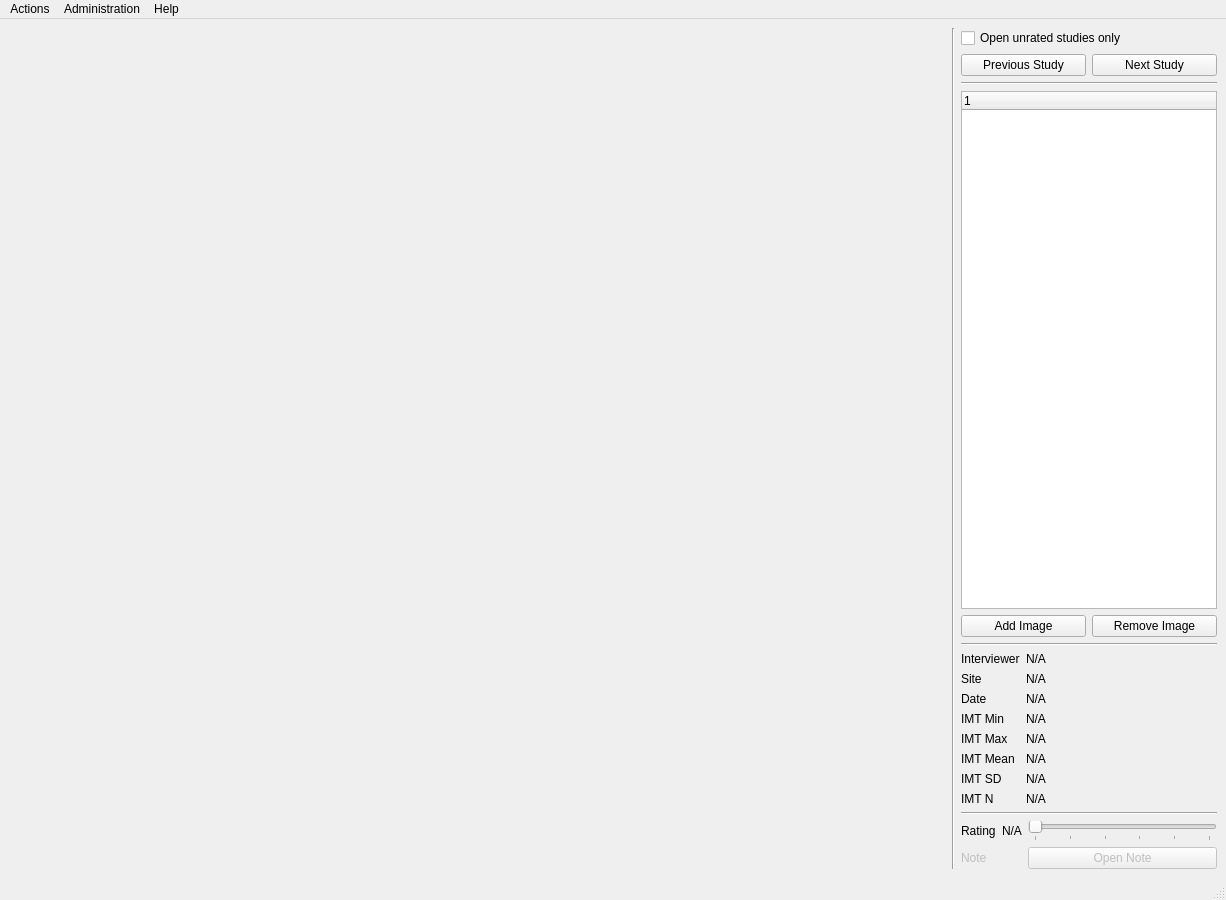
<?xml version="1.0" encoding="UTF-8"?>
<ui version="4.0">
 <class>QMainAlderWindow</class>
 <widget class="QMainWindow" name="QMainAlderWindow">
  <property name="windowModality">
   <enum>Qt::ApplicationModal</enum>
  </property>
  <property name="enabled">
   <bool>true</bool>
  </property>
  <property name="geometry">
   <rect>
    <x>0</x>
    <y>0</y>
    <width>1226</width>
    <height>900</height>
   </rect>
  </property>
  <property name="sizePolicy">
   <sizepolicy hsizetype="Expanding" vsizetype="Expanding">
    <horstretch>0</horstretch>
    <verstretch>0</verstretch>
   </sizepolicy>
  </property>
  <property name="minimumSize">
   <size>
    <width>800</width>
    <height>600</height>
   </size>
  </property>
  <property name="acceptDrops">
   <bool>false</bool>
  </property>
  <property name="windowTitle">
   <string>Alder</string>
  </property>
  <property name="dockNestingEnabled">
   <bool>true</bool>
  </property>
  <property name="unifiedTitleAndToolBarOnMac">
   <bool>false</bool>
  </property>
  <widget class="QWidget" name="centralwidget">
   <property name="sizePolicy">
    <sizepolicy hsizetype="Expanding" vsizetype="Expanding">
     <horstretch>0</horstretch>
     <verstretch>0</verstretch>
    </sizepolicy>
   </property>
   <property name="contextMenuPolicy">
    <enum>Qt::DefaultContextMenu</enum>
   </property>
   <layout class="QVBoxLayout" name="_2">
    <property name="sizeConstraint">
     <enum>QLayout::SetDefaultConstraint</enum>
    </property>
    <item>
     <layout class="QHBoxLayout" name="mainLayout">
      <item>
       <layout class="QVBoxLayout" name="renderLayout">
        <item>
         <widget class="QMedicalImageWidget" name="medicalImageWidget" native="true">
          <property name="sizePolicy">
           <sizepolicy hsizetype="Expanding" vsizetype="Preferred">
            <horstretch>0</horstretch>
            <verstretch>0</verstretch>
           </sizepolicy>
          </property>
         </widget>
        </item>
       </layout>
      </item>
      <item>
       <widget class="Line" name="line1">
        <property name="orientation">
         <enum>Qt::Vertical</enum>
        </property>
       </widget>
      </item>
      <item>
       <layout class="QVBoxLayout" name="panelLayout">
        <item>
         <widget class="QCheckBox" name="unratedCheckBox">
          <property name="text">
           <string>Open unrated studies only</string>
          </property>
         </widget>
        </item>
        <item>
         <layout class="QHBoxLayout" name="studyButtonLayout">
          <item>
           <widget class="QPushButton" name="previousStudyPushButton">
            <property name="text">
             <string>Previous Study</string>
            </property>
           </widget>
          </item>
          <item>
           <widget class="QPushButton" name="nextStudyPushButton">
            <property name="text">
             <string>Next Study</string>
            </property>
           </widget>
          </item>
         </layout>
        </item>
        <item>
         <widget class="Line" name="line">
          <property name="orientation">
           <enum>Qt::Horizontal</enum>
          </property>
         </widget>
        </item>
        <item>
         <widget class="QTreeWidget" name="studyTreeWidget">
          <property name="sizePolicy">
           <sizepolicy hsizetype="Minimum" vsizetype="Expanding">
            <horstretch>0</horstretch>
            <verstretch>0</verstretch>
           </sizepolicy>
          </property>
          <column>
           <property name="text">
            <string notr="true">1</string>
           </property>
          </column>
         </widget>
        </item>
        <item>
         <layout class="QHBoxLayout" name="imageButtonLayout">
          <item>
           <widget class="QPushButton" name="addImagePushButton">
            <property name="text">
             <string>Add Image</string>
            </property>
           </widget>
          </item>
          <item>
           <widget class="QPushButton" name="removeImagePushButton">
            <property name="text">
             <string>Remove Image</string>
            </property>
           </widget>
          </item>
         </layout>
        </item>
        <item>
         <widget class="Line" name="line2">
          <property name="orientation">
           <enum>Qt::Horizontal</enum>
          </property>
         </widget>
        </item>
        <item>
         <layout class="QFormLayout" name="formLayout">
          <property name="fieldGrowthPolicy">
           <enum>QFormLayout::AllNonFixedFieldsGrow</enum>
          </property>
          <item row="0" column="0">
           <widget class="QLabel" name="interviewerLabel">
            <property name="sizePolicy">
             <sizepolicy hsizetype="Fixed" vsizetype="Preferred">
              <horstretch>0</horstretch>
              <verstretch>0</verstretch>
             </sizepolicy>
            </property>
            <property name="text">
             <string>Interviewer</string>
            </property>
           </widget>
          </item>
          <item row="0" column="1">
           <widget class="QLabel" name="interviewerValueLabel">
            <property name="text">
             <string>N/A</string>
            </property>
           </widget>
          </item>
          <item row="1" column="0">
           <widget class="QLabel" name="siteLabel">
            <property name="sizePolicy">
             <sizepolicy hsizetype="Fixed" vsizetype="Preferred">
              <horstretch>0</horstretch>
              <verstretch>0</verstretch>
             </sizepolicy>
            </property>
            <property name="text">
             <string>Site</string>
            </property>
           </widget>
          </item>
          <item row="1" column="1">
           <widget class="QLabel" name="siteValueLabel">
            <property name="text">
             <string>N/A</string>
            </property>
           </widget>
          </item>
          <item row="2" column="0">
           <widget class="QLabel" name="dateLabel">
            <property name="sizePolicy">
             <sizepolicy hsizetype="Fixed" vsizetype="Preferred">
              <horstretch>0</horstretch>
              <verstretch>0</verstretch>
             </sizepolicy>
            </property>
            <property name="text">
             <string>Date</string>
            </property>
           </widget>
          </item>
          <item row="2" column="1">
           <widget class="QLabel" name="dateValueLabel">
            <property name="text">
             <string>N/A</string>
            </property>
           </widget>
          </item>
          <item row="3" column="0">
           <widget class="QLabel" name="minLabel">
            <property name="sizePolicy">
             <sizepolicy hsizetype="Fixed" vsizetype="Preferred">
              <horstretch>0</horstretch>
              <verstretch>0</verstretch>
             </sizepolicy>
            </property>
            <property name="text">
             <string>IMT Min</string>
            </property>
           </widget>
          </item>
          <item row="3" column="1">
           <widget class="QLabel" name="minValueLabel">
            <property name="text">
             <string>N/A</string>
            </property>
           </widget>
          </item>
          <item row="4" column="0">
           <widget class="QLabel" name="maxLabel">
            <property name="sizePolicy">
             <sizepolicy hsizetype="Fixed" vsizetype="Preferred">
              <horstretch>0</horstretch>
              <verstretch>0</verstretch>
             </sizepolicy>
            </property>
            <property name="text">
             <string>IMT Max</string>
            </property>
           </widget>
          </item>
          <item row="4" column="1">
           <widget class="QLabel" name="maxValueLabel">
            <property name="text">
             <string>N/A</string>
            </property>
           </widget>
          </item>
          <item row="5" column="0">
           <widget class="QLabel" name="meanLabel">
            <property name="sizePolicy">
             <sizepolicy hsizetype="Fixed" vsizetype="Preferred">
              <horstretch>0</horstretch>
              <verstretch>0</verstretch>
             </sizepolicy>
            </property>
            <property name="text">
             <string>IMT Mean</string>
            </property>
           </widget>
          </item>
          <item row="5" column="1">
           <widget class="QLabel" name="meanValueLabel">
            <property name="text">
             <string>N/A</string>
            </property>
           </widget>
          </item>
          <item row="6" column="0">
           <widget class="QLabel" name="sdLabel">
            <property name="sizePolicy">
             <sizepolicy hsizetype="Fixed" vsizetype="Preferred">
              <horstretch>0</horstretch>
              <verstretch>0</verstretch>
             </sizepolicy>
            </property>
            <property name="text">
             <string>IMT SD</string>
            </property>
           </widget>
          </item>
          <item row="6" column="1">
           <widget class="QLabel" name="sdValueLabel">
            <property name="text">
             <string>N/A</string>
            </property>
           </widget>
          </item>
          <item row="7" column="0">
           <widget class="QLabel" name="nLabel">
            <property name="sizePolicy">
             <sizepolicy hsizetype="Fixed" vsizetype="Preferred">
              <horstretch>0</horstretch>
              <verstretch>0</verstretch>
             </sizepolicy>
            </property>
            <property name="text">
             <string>IMT N</string>
            </property>
           </widget>
          </item>
          <item row="7" column="1">
           <widget class="QLabel" name="nValueLabel">
            <property name="text">
             <string>N/A</string>
            </property>
           </widget>
          </item>
         </layout>
        </item>
        <item>
         <widget class="Line" name="line3">
          <property name="orientation">
           <enum>Qt::Horizontal</enum>
          </property>
         </widget>
        </item>
        <item>
         <layout class="QGridLayout" name="inputLayout">
          <item row="1" column="0">
           <widget class="QLabel" name="noteLabel">
            <property name="enabled">
             <bool>false</bool>
            </property>
            <property name="text">
             <string>Note</string>
            </property>
           </widget>
          </item>
          <item row="0" column="1">
           <widget class="QLabel" name="ratingValueLabel">
            <property name="sizePolicy">
             <sizepolicy hsizetype="Fixed" vsizetype="Preferred">
              <horstretch>0</horstretch>
              <verstretch>0</verstretch>
             </sizepolicy>
            </property>
            <property name="text">
             <string>N/A</string>
            </property>
           </widget>
          </item>
          <item row="0" column="0">
           <widget class="QLabel" name="ratingLabel">
            <property name="sizePolicy">
             <sizepolicy hsizetype="Fixed" vsizetype="Preferred">
              <horstretch>0</horstretch>
              <verstretch>0</verstretch>
             </sizepolicy>
            </property>
            <property name="text">
             <string>Rating</string>
            </property>
           </widget>
          </item>
          <item row="0" column="2">
           <widget class="QSlider" name="ratingSlider">
            <property name="sizePolicy">
             <sizepolicy hsizetype="Preferred" vsizetype="Fixed">
              <horstretch>0</horstretch>
              <verstretch>0</verstretch>
             </sizepolicy>
            </property>
            <property name="maximum">
             <number>5</number>
            </property>
            <property name="orientation">
             <enum>Qt::Horizontal</enum>
            </property>
            <property name="invertedAppearance">
             <bool>false</bool>
            </property>
            <property name="tickPosition">
             <enum>QSlider::TicksBelow</enum>
            </property>
            <property name="tickInterval">
             <number>0</number>
            </property>
           </widget>
          </item>
          <item row="1" column="2">
           <widget class="QPushButton" name="notePushButton">
            <property name="enabled">
             <bool>false</bool>
            </property>
            <property name="sizePolicy">
             <sizepolicy hsizetype="Preferred" vsizetype="Fixed">
              <horstretch>0</horstretch>
              <verstretch>0</verstretch>
             </sizepolicy>
            </property>
            <property name="text">
             <string>Open Note</string>
            </property>
           </widget>
          </item>
         </layout>
        </item>
       </layout>
      </item>
     </layout>
    </item>
   </layout>
  </widget>
  <widget class="QMenuBar" name="menubar">
   <property name="geometry">
    <rect>
     <x>0</x>
     <y>0</y>
     <width>1226</width>
     <height>25</height>
    </rect>
   </property>
   <widget class="QMenu" name="menuActions">
    <property name="title">
     <string>Actions</string>
    </property>
    <addaction name="actionOpenStudy"/>
    <addaction name="actionPreviousStudy"/>
    <addaction name="actionNextStudy"/>
    <addaction name="separator"/>
    <addaction name="actionLogin"/>
    <addaction name="actionExit"/>
   </widget>
   <widget class="QMenu" name="menuHelp">
    <property name="title">
     <string>Help</string>
    </property>
    <addaction name="actionAbout"/>
    <addaction name="actionManual"/>
   </widget>
   <widget class="QMenu" name="menuAdministration">
    <property name="title">
     <string>Administration</string>
    </property>
    <addaction name="actionUserManagement"/>
    <addaction name="actionUpdateStudyDatabase"/>
   </widget>
   <addaction name="menuActions"/>
   <addaction name="menuAdministration"/>
   <addaction name="menuHelp"/>
  </widget>
  <widget class="QStatusBar" name="statusbar"/>
  <action name="actionOpenStudy">
   <property name="enabled">
    <bool>false</bool>
   </property>
   <property name="text">
    <string>Open Study</string>
   </property>
   <property name="statusTip">
    <string>Open a study from the database</string>
   </property>
   <property name="shortcut">
    <string>Ctrl+S</string>
   </property>
  </action>
  <action name="actionPreviousStudy">
   <property name="enabled">
    <bool>false</bool>
   </property>
   <property name="text">
    <string>Previous Study</string>
   </property>
   <property name="shortcut">
    <string>Ctrl+P</string>
   </property>
  </action>
  <action name="actionNextStudy">
   <property name="enabled">
    <bool>false</bool>
   </property>
   <property name="text">
    <string>Next Study</string>
   </property>
   <property name="shortcut">
    <string>Ctrl+N</string>
   </property>
  </action>
  <action name="actionLogin">
   <property name="text">
    <string>Login</string>
   </property>
   <property name="shortcut">
    <string>Ctrl+L</string>
   </property>
  </action>
  <action name="actionManageUsers">
   <property name="text">
    <string>User Management</string>
   </property>
  </action>
  <action name="actionExit">
   <property name="text">
    <string>Exit</string>
   </property>
   <property name="shortcut">
    <string>Ctrl+Q</string>
   </property>
  </action>
  <action name="actionAbout">
   <property name="text">
    <string>About</string>
   </property>
  </action>
  <action name="actionManual">
   <property name="text">
    <string>Manual</string>
   </property>
  </action>
  <action name="actionUpdateData">
   <property name="text">
    <string>Update Study Database</string>
   </property>
  </action>
  <action name="actionUserManagement">
   <property name="text">
    <string>User Management</string>
   </property>
  </action>
  <action name="actionUpdateStudyDatabase">
   <property name="text">
    <string>Update Study Database</string>
   </property>
  </action>
 </widget>
 <customwidgets>
  <customwidget>
   <class>QMedicalImageWidget</class>
   <extends>QWidget</extends>
   <header>QMedicalImageWidget.h</header>
   <container>1</container>
  </customwidget>
 </customwidgets>
 <resources/>
 <connections/>
</ui>
